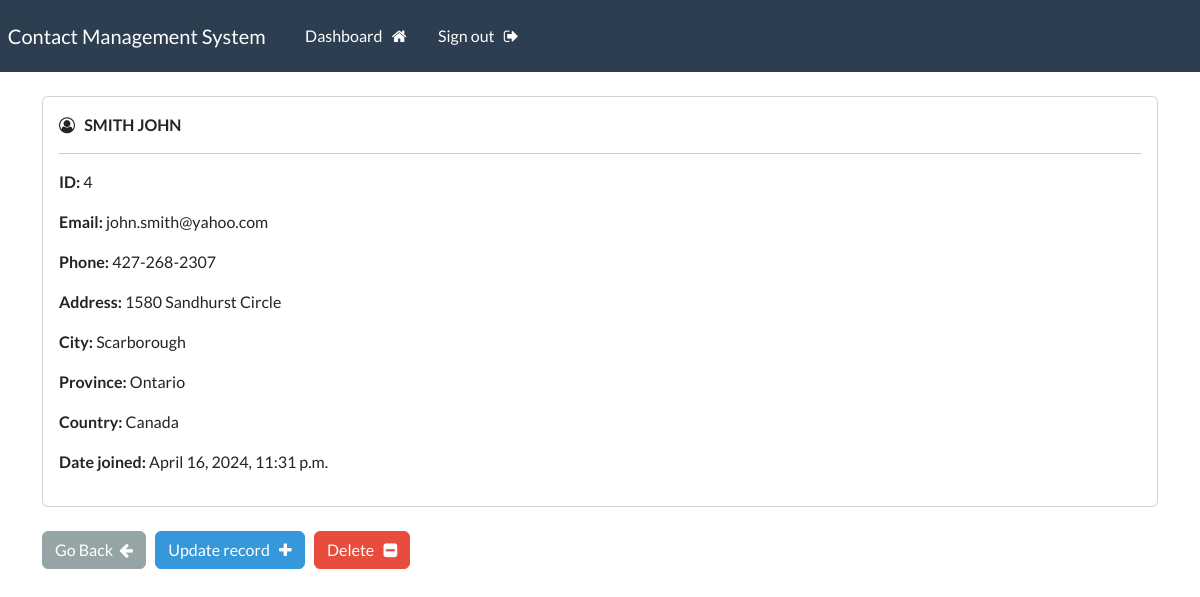
The app's page /record/4 (signed in) with its own data.
### webapp/models.py (models this page shows, shortened)
class Record(models.Model):
    creation_date = models.DateTimeField(auto_now_add=True)
    first_name = models.CharField(max_length=100)
    last_name = models.CharField(max_length=100)
    email = models.CharField(max_length=255)
    phone = models.CharField(max_length=20)
    address = models.CharField(max_length=300)
    city = models.CharField(max_length=255)
    province = models.CharField(max_length=200)
    country = models.CharField(max_length=125)

### webapp/views.py (the view)
# urls.py: path('record/<int:pk>',views.singular_record, name="record"),
@login_required(login_url='my-login')
def singular_record(request, pk):
    all_records = Record.objects.get(id=pk)
    context = {'record' : all_records}
    return render(request, 'webapp/view-record.html',context )

### webapp/templates/webapp/view-record.html (shortened to what this page needs)
{% extends 'webapp/base.html' %}
{% block content %}
    <div class="card">
        <div class="card-body">
            <p> <i class="fa fa-user-circle-o"></i>&nbsp;&nbsp; <strong>{{record.last_name|upper}} {{record.first_name|upper}}</strong></p> <hr>
            <p><strong>ID: </strong> {{record.id}} </p>
            <p><strong>Email: </strong> {{record.email}} </p>
            <p><strong>Phone: </strong> {{record.phone}} </p>
            <p><strong>Address: </strong> {{record.address}} </p>
            <p><strong>City: </strong> {{record.city}} </p>
            <p><strong>Province: </strong> {{record.province}} </p>
            <p><strong>Country: </strong> {{record.country}} </p>
            <p><strong>Date joined: </strong> {{record.creation_date}} </p>
        </div>
    </div>
    <br>
    <a href="{% url 'dashboard' %}" class="btn btn-secondary"> Go Back &nbsp;<i class="fa fa-arrow-left"></i> </a>
    <a href="{% url 'update-record' record.id %}" class="btn btn-info"> Update record &nbsp; <i class="fa fa-plus"></i></a>
    <a href="{% url 'delete-record' record.id %}" class="btn btn-danger"> Delete &nbsp; <i class="fa fa-minus-square"></i></a>
{% endblock %}

### records on screen
Record: last_name "SMITH", first_name "JOHN", id "4", email "john.smith@yahoo.com", phone "427-268-2307", address "1580 Sandhurst Circle", city "Scarborough", province "Ontario", country "Canada", creation_date "April 16, 2024, 11:31 p.m."
